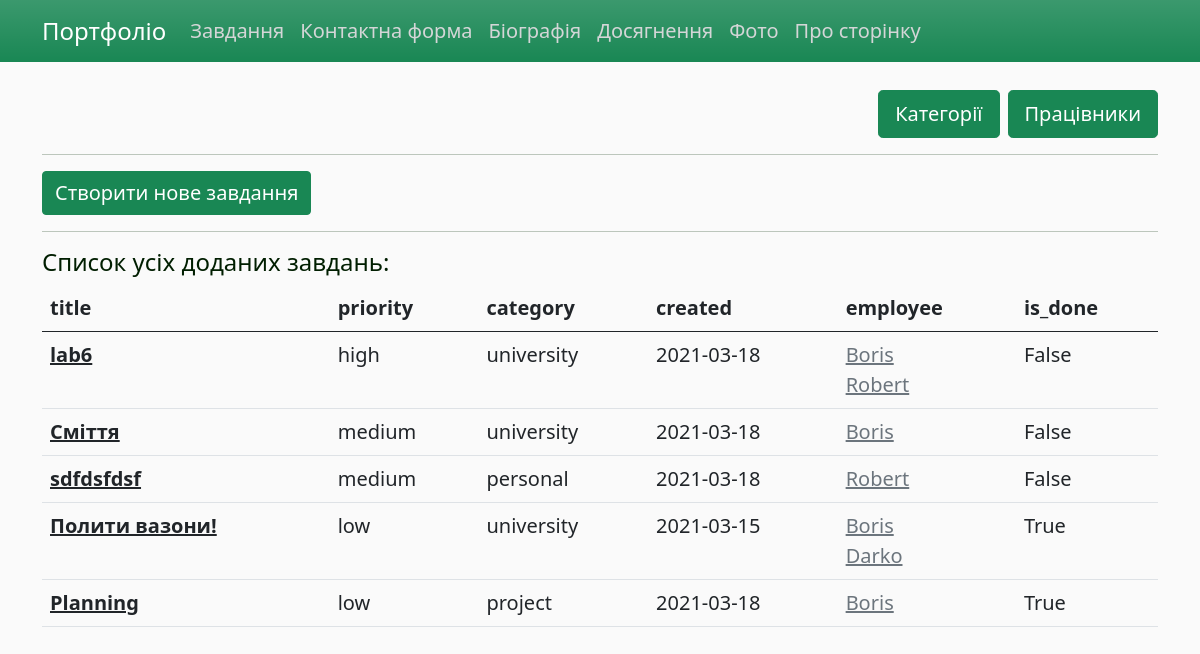
The app's page /task, older data.
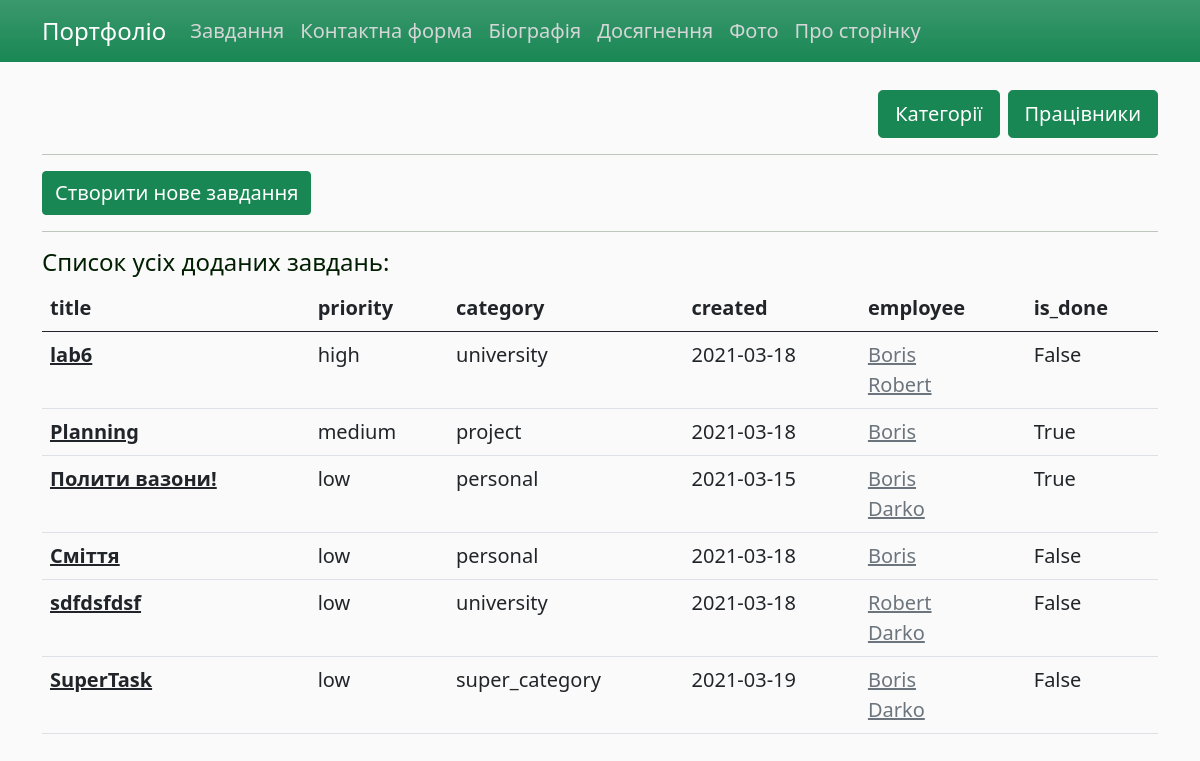
The same page, newer data.
### app/models.py (models this page shows, shortened)
class Task(db.Model):
    id = db.Column(db.Integer, primary_key=True)
    title = db.Column(db.String(80), nullable=False)
    description = db.Column(db.Text, nullable=False)
    created = db.Column(db.DateTime, default=datetime.utcnow)
    priority = db.Column(db.Enum(EnumPriority), default='low')
    is_done = db.Column(db.Boolean, default=False)
    category_id = db.Column(db.Integer(), db.ForeignKey('category.id'))

class Category(db.Model):
    id = db.Column(db.Integer, primary_key=True)
    name = db.Column(db.String(255), nullable=False, unique=True)
    tasks = db.relationship('Task', backref='categor', lazy='dynamic')

class Employee(db.Model):  # many to many з Tasks
    id = db.Column(db.Integer, primary_key=True)
    name = db.Column(db.String(25), nullable=False, unique=True)
    count_of_compltd_task = db.Column(db.Integer, nullable=False, default=0)
    tasks_todo = db.relationship('Task', secondary=many_to_many, backref=db.backref('for_empl'))

### app/views.py (the view)
@app.route("/task")
def task_all():
    print("task_all")
    all_tasks = Task.query.order_by(case(value=Task.priority, whens={'low': 0, 'medium': 1, 'high': 2}).desc(),
                                    Task.created).all()
    print(','.join(t.name for t in all_tasks[0].for_empl))
    return render_template('task_all.html', title='Завдання', all_tasks=all_tasks)

### app/templates/task_all.html
{% extends "layout.html" %}
{% block content %}
    {% from "_render_field.html" import render_field %}
    <div class="d-grid gap-2 d-md-flex justify-content-md-end">
        <a href="{{url_for('category')}}" class="btn btn-success btn-lg fs-5"> Категорії </a>
        <a href="{{url_for('employee_create')}}" class="btn btn-success btn-lg fs-5"> Працівники </a>
    </div>
    <hr>
    <a href="/task/create" class="btn btn-success fs-5"> Створити нове завдання </a>
    <hr>
    <h4>Cписок усіх доданих завдань:</h4>
    <table class="table table-hover">
      <thead>
        <tr>
          <th scope="col">title</th>
          <th scope="col">priority</th>
            <th scope="col">category</th>
          <th scope="col">created</th>
            <th scope="col">employee</th>
            <th scope="col">is_done</th>
        </tr>
      </thead>
      <tbody>
        {% for task in all_tasks %}
            <tr>
              <th><a href="/task/{{ task.id }}" class="link-dark"> {{ task.title }}</a></th>
              <td>{{ task.priority.name }}</td>
                <td>{{ task.categor.name }}</td>
              <td>{{ task.created.strftime('%Y-%m-%d') | safe}}</td>
                <td>
                    {% for t in task.for_empl %}
                        <a href="{{url_for('employee_profile', id=t.id)}}" class="link-secondary"> {{ t.name }}</a><br>
                    {% endfor %}
                </td>
                <td>{{ task.is_done }}</td>
            </tr>
        {% endfor %}
      </tbody>
    </table>
{% endblock content %}

### app/templates/layout.html (shortened to what this page needs)
<!DOCTYPE html>
<html>
<head lang="en">
    <link href="https://cdn.jsdelivr.net/npm/bootstrap@5.0.0-beta2/dist/css/bootstrap.min.css" rel="stylesheet">
    <link rel="stylesheet" type="text/css" href="{{ url_for('static', filename='css/custom.css') }}">
</head>
<body>
    <header>
      <nav class="navbar navbar-expand-lg navbar-dark bg-success bg-gradient fixed-top">
        <div class="container">
          <a class="navbar-brand fs-4" href="/">Портфоліо</a>
            <div class="collapse navbar-collapse fs-5" id="navbarNavDropdown">
                <ul class="navbar-nav">
                    <li class="nav-item">
                      <a class="nav-link" aria-current="page" href="{{url_for('task_all')}}">Завдання</a>
                    </li>
                    <li class="nav-item">
                      <a class="nav-link" aria-current="page" href="{{url_for('contact')}}">Контактна форма</a>
                    </li>
                    <li class="nav-item">
                      <a class="nav-link" aria-current="page" href="{{url_for('bio')}}">Біографія</a>
                    </li>
                    <li class="nav-item">
                      <a class="nav-link" aria-current="page" href="{{url_for('achievements')}}">Досягнення</a>
                    </li>
                    <li class="nav-item">
                      <a class="nav-link" aria-current="page" href="{{url_for('photo')}}">Фото</a>
                    </li>
                    <li class="nav-item">
                      <a class="nav-link" aria-current="page" href="{{url_for('about')}}">Про сторінку</a>
                    </li>
                </ul>
            </div>
        </div>
      </nav>
    </header>
    <main class="container fs-5">
        <br><br><br>
        {% block content %}{% endblock %}
    </main>
</body>
</html>

### app/static/css/custom.css (style rules this page uses)
body { background: #fafafa; color: #002800; }
h1, h2, h3, h4, h5, h6 { color: #001e00; }
.navbar-nav .nav-link { color: #d4d6d7 !important; }

Row changes from the older to the newer data that the page shows:
changed Task "Planning": priority.name "low" → "medium"; moves up the list
changed Task "Полити вазони!": categor.name "university" → "personal"; moves up the list
changed Task "Сміття": priority.name "medium" → "low"; categor.name "university" → "personal"
changed Task "sdfdsfdsf": priority.name "medium" → "low"; categor.name "personal" → "university"; gains Employee (name "Darko")
added Task: title "SuperTask", priority.name "low", categor.name "super_category", created "2021-03-19", is_done "False", Employee (name "Boris"), Employee (name "Darko")
